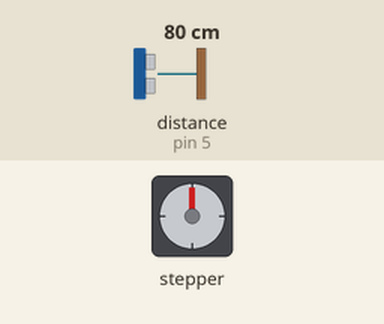
This sketch was run on a simulated Arduino Uno, built with avr-gcc and run on an emulated ATmega328P. On the bench: stepper motor. Wiring (inferred from the names in the program): ultrasonic range finder: trigger pin 6; echo pin 5. The inputs (shaded band) are chosen by the test bench; at power-on: distance to the obstacle (sensor on pin 5) 80 cm. The echo pulse lasts 58.3 µs per cm; stepper angles assume 2038 steps per turn.

Above: at 1.2 s.
1.3 s: distance to the obstacle (sensor on pin 5) set to 22 cm
2.8 s: distance to the obstacle (sensor on pin 5) set to 19 cm
At 3.35 s:
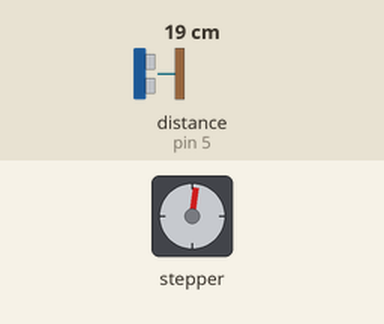
At 5.6 s:
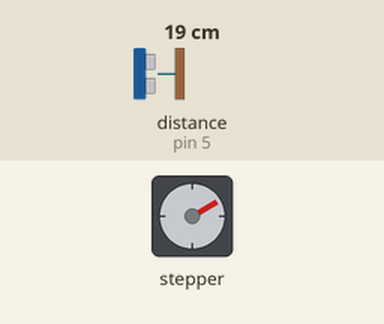
Timing chart, 0 to 7.1 s (numbered marks = the images above; inputs shaded):
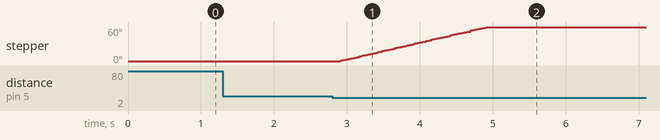

The sketch:

UltrasonicCandyDispenser.ino
```cpp
/*
 * UltrasonicCandyDispenser
 *
 * Detects when an object is within a certain distance of the ultrasonic
 * sensor and spins the stepper motor a certain amount to drop a candy.
 *
 * The circuit:
 * - Ultrasonic sensor with trigger to D6 and echo to D5
 * - Stepper motor driver with IN1-IN4 connected to D11-D8
 *
 * created 15 Oct 2021
 * by Vivian Dai
 * modified 15 Oct 2021
 * by Vivian Dai
 */

#include <Stepper.h>

#define gnd 4
#define echo 5
#define trig 6
#define vcc 7
#define in4 8
#define in3 9
#define in2 10
#define in1 11

const float SPEED_OF_SOUND = 0.034; // sound travels at 343m/s at 20°C which is roughly 0.034 in centimeters
const int STEPS_PER_REVOLUTION = 2038; // number of steps it will take to form one full circle
const int STEPS[] = {340, 340, 399};

Stepper stepperMotor(STEPS_PER_REVOLUTION, in1, in2, in3, in4);

float distance; // variable storing the distance between the ultrasonic sensor and nearest object
int pulseLength; // length of the pulse measured by the ultrasonic sensor
int pointer = 0;
bool dispensed = false; // checks if a candy has already been dispensed

void setup() {
  // put your setup code here, to run once:
  stepperMotor.setSpeed(5);
  Serial.begin(9600);
  pinMode(echo, INPUT);
  pinMode(trig, OUTPUT);
  pinMode(gnd, OUTPUT);
  pinMode(vcc, OUTPUT);
  digitalWrite(gnd, LOW);
  digitalWrite(vcc, HIGH);
}

void loop() {
  // put your main code here, to run repeatedly:
  distance = getDistance();

  if (distance > 20) {
    dispensed = false;
  } else {
    if (!dispensed) {
      dispenseCandy();
    }
    dispensed = true;
  }

  delay(100);
}

float getDistance() {
  // get the distance between the object and the ultrasonic sensor
  digitalWrite(trig, LOW);
  delayMicroseconds(20);
  digitalWrite(trig, HIGH);
  delayMicroseconds(100);
  digitalWrite(trig, LOW);

  pulseLength = pulseIn(echo, HIGH);

  return pulseLength*SPEED_OF_SOUND/2;
}

void dispenseCandy() {
  // moves the stepper motor by a precalculated amount to get a candy out
  stepperMotor.step(STEPS[pointer]);
  pointer++;
  pointer %= sizeof(STEPS);
}
```

Measured:
- the behaviour switches between 21 and 20 cm on distance to the obstacle (sensor on pin 5) (found by bisection; images 0 and 1)
- after the input at 1.3 s, every drawn part: stays the same
- after the input at 2.8 s, stepper: turns 60° clockwise in 2.0 s, starting after 0.12 s
